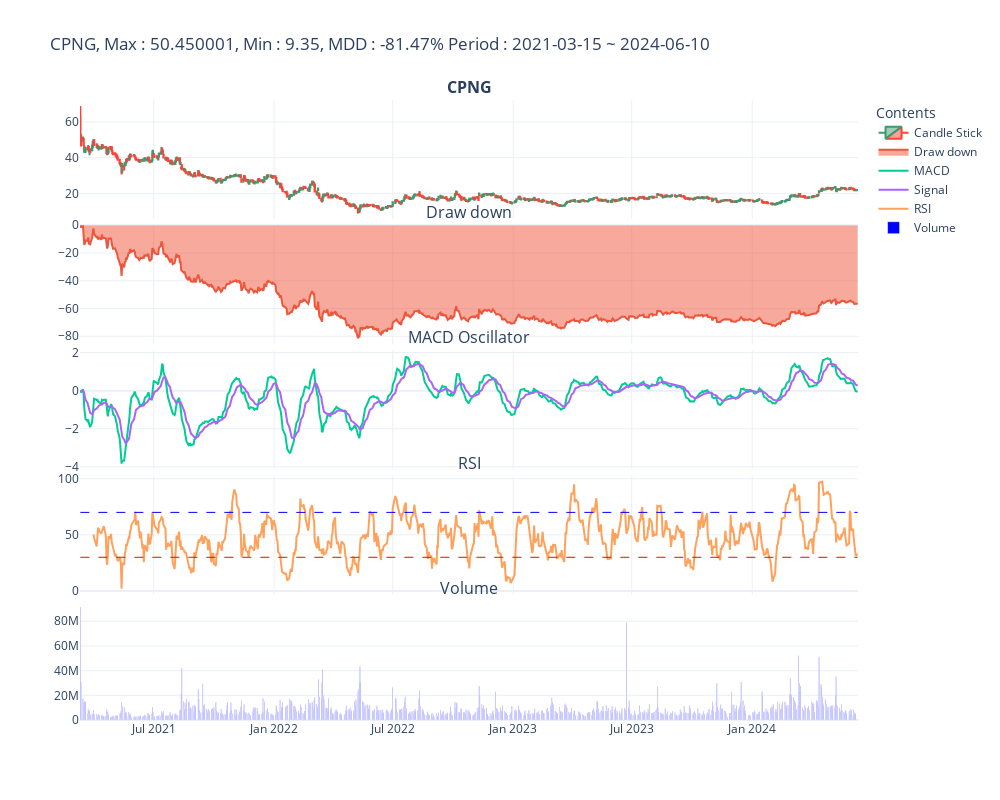

The notebook cell saved with this chart:
### Code cell
def tradingRoom_fn(market, stockName, startDate = None, endDate = None, short_N = 9, long_N = 26, signal_N = 13, rsi_N = 14):
    print("Trading Room")

    cf.todayMarketData()
    
    df = cf.stockDataReader_fn(market=market, stockName=stockName, startDate=startDate, endDate=endDate)

    df_dd, list_info = cf.mdd_fn(df)
    df_macd = cf.macdOscillator_fn(df, short_N=short_N, long_N=long_N, signal_N=signal_N)
    df_rsi = cf.rsi_fn(df, rsi_period=rsi_N)
    
    candleStick = go.Candlestick(x=df.index, open=df['Open'], high=df['High'], low=df['Low'], close=df['Close'], name='Candle Stick')
    mdd = go.Scatter(x=df_dd.index, y=df_dd['drawdown']*100, name='Draw down', fill='tozeroy')
    macd = go.Scatter(x=df_macd.index, y=df_macd['MACD'], mode='lines', name='MACD')
    signal = go.Scatter(x=df_macd.index, y=df_macd['Signal'], mode='lines', name='Signal')
    rsi = go.Scatter(x=df_rsi.index, y=df_rsi['RSI'], mode='lines', name='RSI')
    rsi_high = go.Scatter(x=df_rsi.index, y=[70]*len(df_rsi.index), mode='lines', name='Overbought', line=dict(color='blue', width=1, dash='dash'), showlegend=False)
    rsi_low = go.Scatter(x=df_rsi.index, y=[30]*len(df_rsi.index), mode='lines', name='Oversold', line=dict(color='red', width=1, dash='dash'), showlegend=False)
    vol = go.Bar(x=df.index, y=df['Volume'], name='Volume', marker=dict(color='blue'))
    
    fig = subplots.make_subplots(rows=5, cols=1, vertical_spacing=0.01, shared_xaxes=True, 
                                 subplot_titles=('<b>{}</b>'.format(stockName),'Draw down', 'MACD Oscillator', 'RSI', 'Volume'))
    fig.append_trace(candleStick, row=1, col=1)
    fig.append_trace(mdd, row=2, col=1)
    fig.append_trace(macd, row=3, col=1)
    fig.append_trace(signal, row=3, col=1)
    fig.append_trace(rsi, row=4, col=1)
    fig.add_trace(rsi_high, row=4, col=1)
    fig.add_trace(rsi_low, row=4, col=1)
    fig.append_trace(vol, row=5, col=1)
    
    fig.update_xaxes(rangeslider_visible=False)
    fig.update_layout(width=1000, height=800)
    fig.update_layout(legend_title_text='Contents', title='{}, Max : {}, Min : {}, MDD : {:.2f}% Period : {} ~ {}'.format(stockName, list_info[0], list_info[1], list_info[2]*100, list_info[3], list_info[4]))
    
    fig.show()

tradingRoom_fn(market='nyse', stockName='CPNG')

### Figure 1 — Plotly figure (JSON) as saved in the notebook; plotly's stock layout.template omitted (floating-point values rounded to 4 significant figures; data arrays with more than 128 entries replaced by an {"elided": "..."} marker saying what was removed)
{"data": [{"close": {"elided": "818 float values"}, "high": {"elided": "818 float values"}, "low": {"elided": "818 float values"}, "name": "Candle Stick", "open": {"elided": "818 float values"}, "type": "candlestick", "x": {"elided": "818 str values"}, "xaxis": "x", "yaxis": "y"}, {"fill": "tozeroy", "name": "Draw down", "type": "scatter", "x": {"elided": "818 str values"}, "xaxis": "x2", "y": {"elided": "818 float values"}, "yaxis": "y2"}, {"mode": "lines", "name": "MACD", "type": "scatter", "x": {"elided": "818 str values"}, "xaxis": "x3", "y": {"elided": "818 float values"}, "yaxis": "y3"}, {"mode": "lines", "name": "Signal", "type": "scatter", "x": {"elided": "818 str values"}, "xaxis": "x3", "y": {"elided": "818 float values"}, "yaxis": "y3"}, {"mode": "lines", "name": "RSI", "type": "scatter", "x": {"elided": "818 str values"}, "xaxis": "x4", "y": {"elided": "818 float values"}, "yaxis": "y4"}, {"line": {"color": "blue", "dash": "dash", "width": 1}, "mode": "lines", "name": "Overbought", "showlegend": false, "type": "scatter", "x": {"elided": "818 str values"}, "xaxis": "x4", "y": {"elided": "818 int values"}, "yaxis": "y4"}, {"line": {"color": "red", "dash": "dash", "width": 1}, "mode": "lines", "name": "Oversold", "showlegend": false, "type": "scatter", "x": {"elided": "818 str values"}, "xaxis": "x4", "y": {"elided": "818 int values"}, "yaxis": "y4"}, {"marker": {"color": "blue"}, "name": "Volume", "type": "bar", "x": {"elided": "818 str values"}, "xaxis": "x5", "y": {"elided": "818 int values"}, "yaxis": "y5"}], "layout": {"annotations": [{"font": {"size": 16}, "showarrow": false, "text": "<b>CPNG</b>", "x": 0.5, "xanchor": "center", "xref": "paper", "y": 1, "yanchor": "bottom", "yref": "paper"}, {"font": {"size": 16}, "showarrow": false, "text": "Draw down", "x": 0.5, "xanchor": "center", "xref": "paper", "y": 0.798, "yanchor": "bottom", "yref": "paper"}, {"font": {"size": 16}, "showarrow": false, "text": "MACD Oscillator", "x": 0.5, "xanchor": "center", "xref": "paper", "y": 0.596, "yanchor": "bottom", "yref": "paper"}, {"font": {"size": 16}, "showarrow": false, "text": "RSI", "x": 0.5, "xanchor": "center", "xref": "paper", "y": 0.394, "yanchor": "bottom", "yref": "paper"}, {"font": {"size": 16}, "showarrow": false, "text": "Volume", "x": 0.5, "xanchor": "center", "xref": "paper", "y": 0.192, "yanchor": "bottom", "yref": "paper"}], "height": 800, "legend": {"title": {"text": "Contents"}}, "title": {"text": "CPNG, Max : 50.450001, Min : 9.35, MDD : -81.47% Period : 2021-03-15 ~ 2024-06-10"}, "width": 1000, "xaxis": {"anchor": "y", "domain": [0, 1], "matches": "x5", "rangeslider": {"visible": false}, "showticklabels": false}, "xaxis2": {"anchor": "y2", "domain": [0, 1], "matches": "x5", "rangeslider": {"visible": false}, "showticklabels": false}, "xaxis3": {"anchor": "y3", "domain": [0, 1], "matches": "x5", "rangeslider": {"visible": false}, "showticklabels": false}, "xaxis4": {"anchor": "y4", "domain": [0, 1], "matches": "x5", "rangeslider": {"visible": false}, "showticklabels": false}, "xaxis5": {"anchor": "y5", "domain": [0, 1], "rangeslider": {"visible": false}}, "yaxis": {"anchor": "x", "domain": [0.808, 1]}, "yaxis2": {"anchor": "x2", "domain": [0.606, 0.798]}, "yaxis3": {"anchor": "x3", "domain": [0.404, 0.596]}, "yaxis4": {"anchor": "x4", "domain": [0.202, 0.394]}, "yaxis5": {"anchor": "x5", "domain": [0, 0.192]}}}
